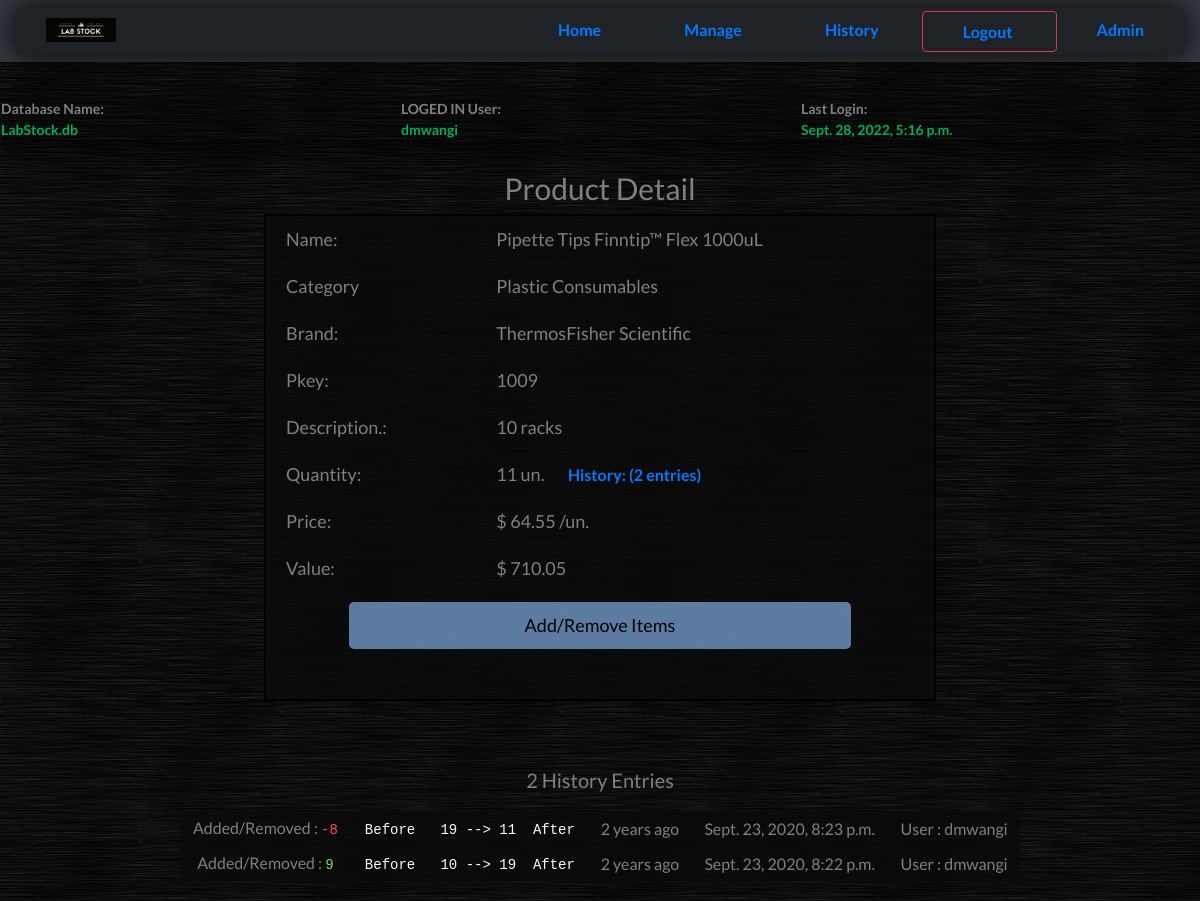
Page /detail-id-1 (signed in) on the committed database.
### stock/models.py (models this page shows, shortened)
class Product(models.Model):
	category = models.ForeignKey(Category, on_delete=models.CASCADE)
	name = models.CharField(max_length=50, unique=True)
	brand = models.CharField(max_length=50)
	Catalog_No = models.CharField(max_length=100, blank=True)
	description = models.TextField(max_length=400)
	pkey = models.PositiveSmallIntegerField(unique=True, blank=True, help_text="DONT TOUCH!!!! Unique Product Key or Catalogue number. Current P.Key is unique")
	quantity = models.PositiveSmallIntegerField(help_text="Initial quantity value. Do no try to create a produt that already exists!")
	price = models.DecimalField(max_digits=8, decimal_places=2, help_text= " ex: $ 127.99 * to TWO Decimal Places")

class Category(models.Model):
	name = models.CharField(max_length=50, unique=True)
	description = models.TextField(max_length=400)
	def __str__(self):
		return self.name

class HistConf(models.Model):
	item = models.ForeignKey(Product, on_delete=models.CASCADE)
	actual= models.PositiveSmallIntegerField()
	transition = models.IntegerField()
	total = models.PositiveSmallIntegerField()
	user = models.CharField(max_length=50)
	time = models.DateTimeField()

### stock/views.py (the view, shortened to what this page needs)
# urls.py: path('detail-id-<int:pk>', views.detail, name='detail'),
@login_required(login_url='/login/')
def detail(request, pk):
	item = Product.objects.filter(pk=pk)[0]
	sucess= None
	remove= None
	context ={
			"pk": pk,
			"item": item,
			"value": item.quantity * item.price,
			'sucess': sucess,
			'remove': remove,
			'history': HistConf.objects.filter(item=pk)[::-1],
			}
	return render(request, 'stock_detail.html', context)

### templates/stock_detail.html (shortened to what this page needs)
{% extends 'base.html' %}
{% load static %}
{% load humanize %}
{% block title %}
    <link rel="stylesheet" href="{% static 'detail.css' %}">
{%  endblock %}
{% block content %}
<div class="mainbox">
    <h2>Product Detail</h2>
    <table>
	        <tr><td>Name:         </td><td>{{item.name}}        </td>	</tr>
	        <tr><td>Category      </td><td>{{item.category}}	</td>	</tr>
	        <tr><td>Brand:        </td><td>{{item.brand}}       </td>  		</tr>
	        <tr><td>Pkey:         </td><td>{{item.pkey}}        </td>   		</tr>
	        <tr><td>Description.: </td><td>{{item.description}}  </td>	</tr>
	        <tr><td>Quantity:     </td><td>{{item.quantity}} un. <a href="#histtag" class='hist'> History: ({{ history|length }} entries) </a></td> </tr>
	        <tr><td>Price:        </td><td>$ {{item.price|intcomma}} /un.</td>   </tr>
	        <tr><td>Value:        </td><td>$ {{value|intcomma}}          </td> 			</tr>
	        <tr><td colspan="2" style="text-align: center;"><button onclick="hideid('hide')">Add/Remove Items</button></td></tr>
	        <form action="#" method="POST">
		        <tr>
		        	<td colspan="2" >
		        	</td>
		        </tr>
		        <tr>
		        	<td colspan="2">
		        	</td>
		        </tr>
	    	</form>
    </table>
</div>
<div>
	<a name="histtag"></a>
	<table class="histbox">
	<p style="color: gray; font-size: 20px; text-align: center;">{{ history|length }} History Entries </p>
	{% for hist in history %}
		<tr class=histli>
				<div class='hulbox'>
					<td>Added/Removed :
					{% if hist.transition > 0 %}
						 <pre style="color: #77DD77; display: inline;">{{hist.transition}}</pre>
					{% else %}
						<pre style="color: #FF4941; display: inline;">{{hist.transition}}</pre>
					{% endif %}
					</td>
					<td><pre style="color: azure; display: inline;">Before   {{hist.actual}} --> {{hist.total}}  After</pre></td>
					<td>{{hist.time|naturaltime}}</td>
					<td>{{hist.time}}</td>
					<td>User : {{hist.user}}</td>
		</tr>
	{% empty %}
	<tr><td>No history entries in this product</td></tr>
	{% endfor %}
	</table>
</div>
{% endblock %}

### templates/base.html (shortened to what this page needs)
{% load static %}
<!DOCTYPE html>
<html>
<head>
	<link rel="stylesheet" href="{% static 'base.css' %}">
<link rel="stylesheet" href="https://stackpath.bootstrapcdn.com/bootstrap/4.5.2/css/bootstrap.min.css">
	{% block title %}
	{% endblock %}
</head>
	<body style="font-family: 'Lato', sans-serif;">
			<nav class="navbar navbar-dark bg-dark top-bar">
				<ul class='title-area'>
					<li class='home'> <a href="{% url 'index' %}"> Home </a></li>
					<li class='manage'><a href="{% url 'manage' %}"> Manage </a></li>
					<li class='history'><a href="{% url 'history' %}"> History </a></li>
					{% if user.is_authenticated %}
					<li class='btn btn-outline-danger user'><a href="{% url 'logout' %}"> Logout </a></li>
					{% endif %}
					{% if user.is_superuser %}
					<li class='user'><a href="{% url 'admin:index' %}"> Admin </a></li>
					{% endif %}
				</ul>
			</nav>
		<table class='cols'>
			<tr>
				<th> Database Name: <div id="greenfont"> LabStock.db </div></th>
				<th> LOGED IN User: <div id="greenfont"> {{request.user}} </div></th>
				<th> Last Login: <div id="greenfont"> {{request.user.last_login}} </div></th>
			</tr>
		</table>
		{% block content %}
		{% endblock %}
	</body>
</html>

### static/base.css (style rules this page uses)
body { background-image: url("background_texture.jpg"); margin: 0px; font-family: 'Lato', sans-serif; }
.head_table, .cols, .body, .foot, .items, .fname, ul { background-color: rgb(34, 34, 34); width: 95%; padding-left: 10px; margin-left: 30px; border: 1px gray solid; border-radius: 5px; color: gray; font-size: 14px; font-family: 'Lato', sans-serif; padding: 4px 10px; padding-left: 30px; text-align: left; text-decoration: none; }
.top-bar ul { background: url("icon.png") 30px 10px ; background-repeat: no-repeat; background-size: 70px; list-style-type: none; margin: 0; padding: 10px 0px; width: 100%; text-align: right; border: 0px; border-radius: 0px; background-color: rgba(0, 0, 0, 0.4); box-shadow: 0 0 30px 0 black; }
#greenfont { color: #00AD5F; }
.top-bar li, a { display: inline; color: gray; padding: 10px 20px; padding-top: 10px; text-align: center; text-decoration: none; font-size: 16px; font-weight: bold; transition: 0.3s; }
.cols { margin-top: 35px; margin-left: 0px; background-color: rgba(0,0,0, 0.3); box-shadow: 0 20px 20px 0 rgba(0,0,0, 0.3), 0 0 20px 0 rgba(0,0,0, 0.3) ; border:0px; padding-left: 10%; width: 100%; }
.cols th { text-align: left; border-radius: 5px; padding-bottom: 0px; width: 33%; }

### static/detail.css (style rules this page uses)
.mainbox { width: 80%; text-align: center; margin: auto; margin-top: 30px; border-radius: 10px; margin-bottom: 40px; }
.mainbox h2 { color: gray; font-size: 30px; font-weight: normal; font-family: 'Lato', sans-serif; }
.mainbox table { font-size: 18px; font-family: 'Lato', sans-serif; list-style-type: none; background-color: rgba(10, 10, 10, 0.8); border: 2px solid black; border-radius: 10px; padding: 0px; width: 70%; color:gray; text-align: center; border-collapse: collapse; margin: auto; }
.mainbox table tr { transition: 0.1s; margin: 0px; padding: 5px 30px; font-family: 'Lato', sans-serif; width: 90%; }
.mainbox table td { padding: 10px 20px; text-align: left; }
.mainbox table td button { width: 80%; padding: 10px; border-radius: 5px; border: 0px; transition: 0.2s; background-color: rgba(128, 170, 225, 0.7); }
.histbox { width: 70%; text-align: center; margin: auto; padding: 0px; background-color: rgba(10, 10, 10, 0.8); border-radius: 8px; padding: 20px 10px; color: gray; margin-bottom: 20px; }
.histli td { color: gray; padding: 5px 10px; }

### rows in the picture
Product: name "Pipette Tips Finntip™ Flex 1000uL", category "Plastic Consumables", brand "ThermosFisher Scientific", pkey "1009", description "10 racks", quantity "11", price "64.55"
HistConf: transition "-8", actual "19", total "11", time "2 years ago", time "Sept. 23, 2020, 8:23 p.m.", user "dmwangi"
HistConf: transition "9", actual "10", total "19", time "2 years ago", time "Sept. 23, 2020, 8:22 p.m.", user "dmwangi"

### other values in the picture
{{ request.user }} "dmwangi"
{{ request.user.last_login }} "Sept. 28, 2022, 5:16 p.m."
{{ history|length }} "2"
{{ value|intcomma }} "710.05"
